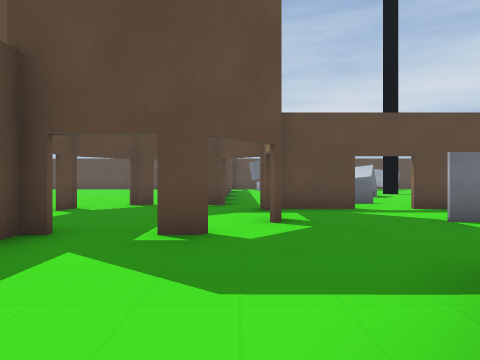
View 1 (above)

24 first-person views from a walk through a 3-D level made in the Godot game engine. The camera is 1.2 m above the floor, looks level and sees 75° across. The floor is counted in squares, 2 m on a side. Each view is taken from the middle of a square. On the plan, view 1 faces up. The plan holds only what a view shows up to about 9 squares ahead; the rest is blank. The place goes on beyond the plan. Flat picture figures and markers are left out. Surface patterns are stand-ins for the level's own textures.

View 2
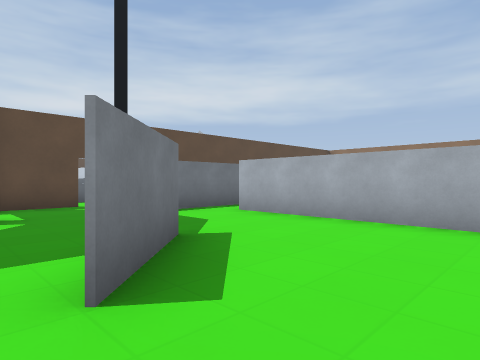

View 3
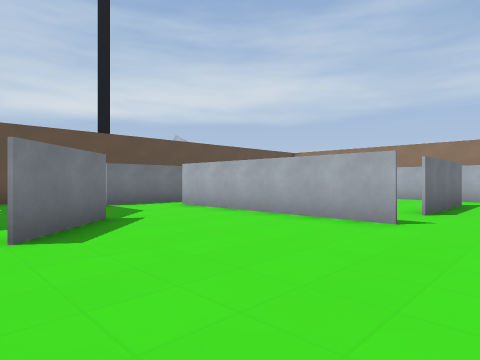

View 4
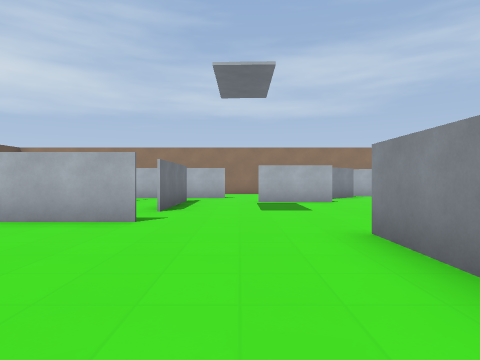

View 5
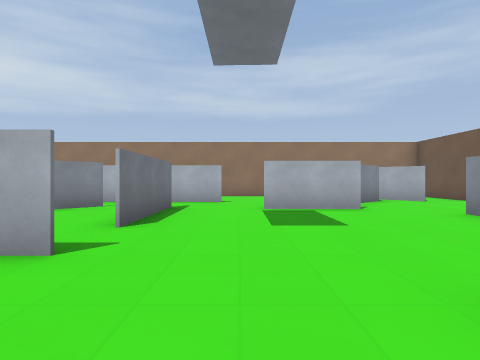

View 6
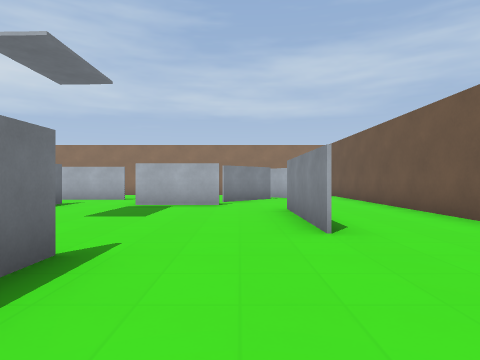

View 7
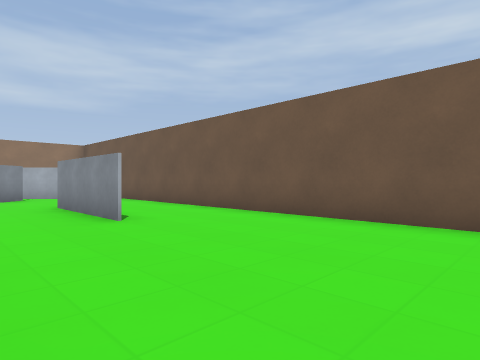

View 8
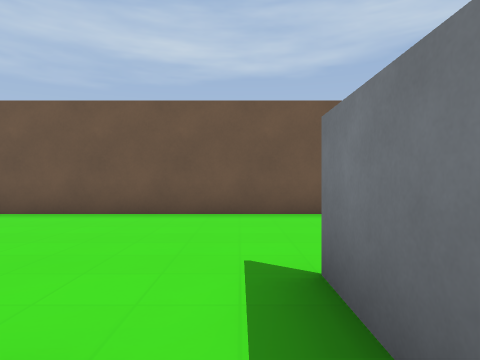

View 9
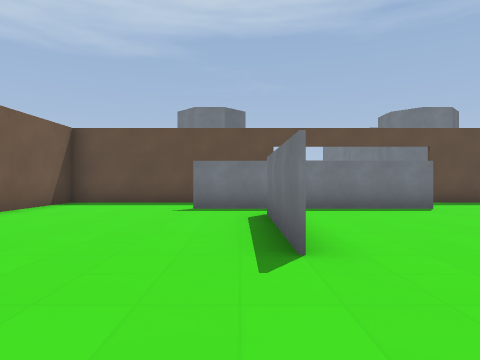

View 10
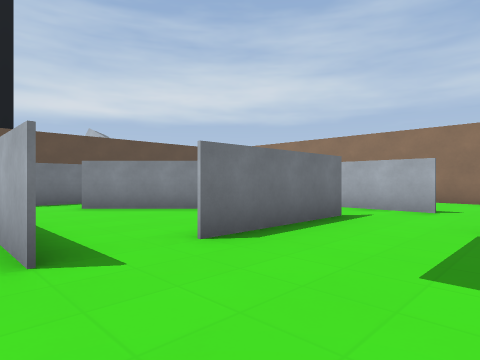

View 11
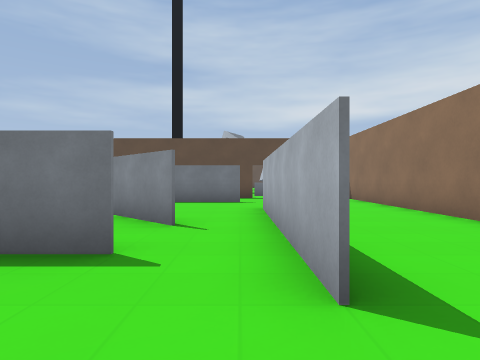

View 12
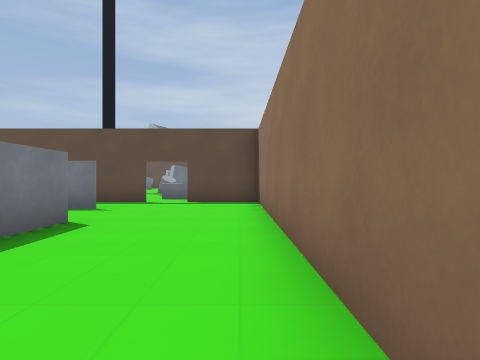

View 13
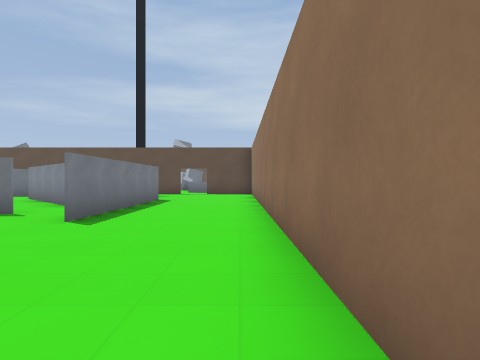

View 14
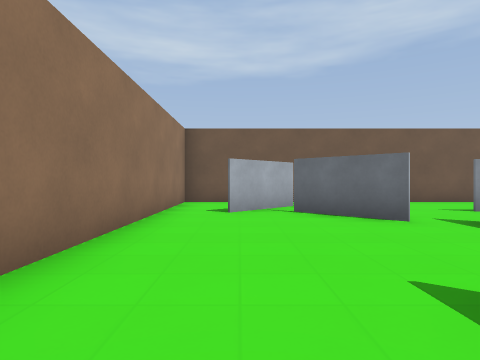

View 15
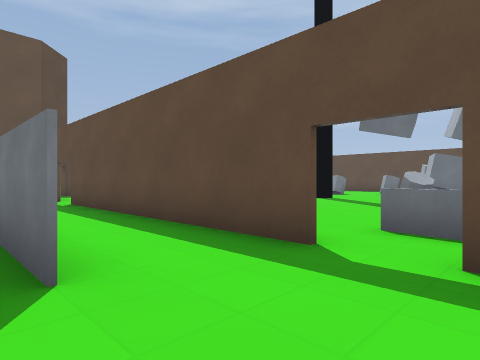

View 16
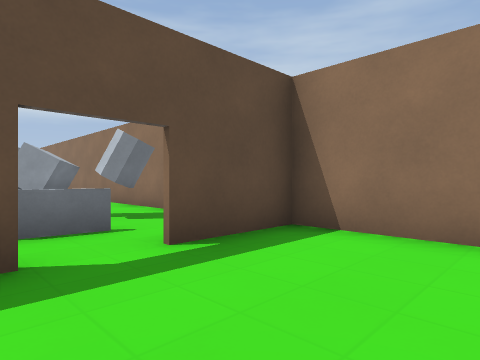

View 17
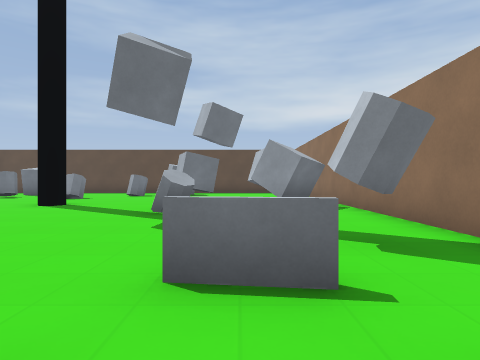

View 18
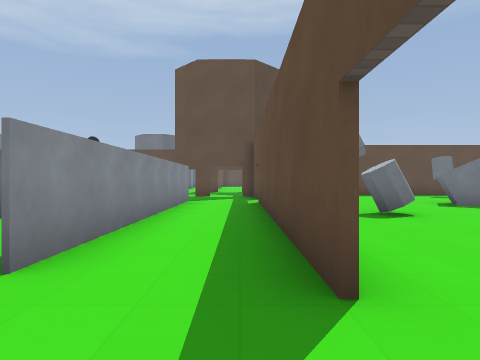

View 19
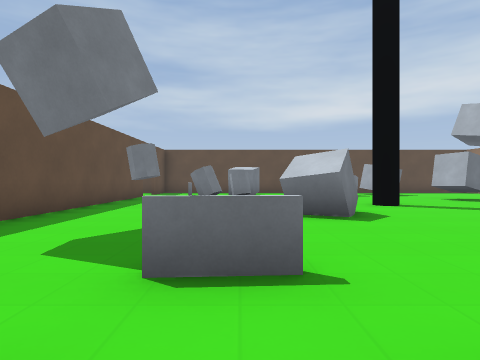

View 20
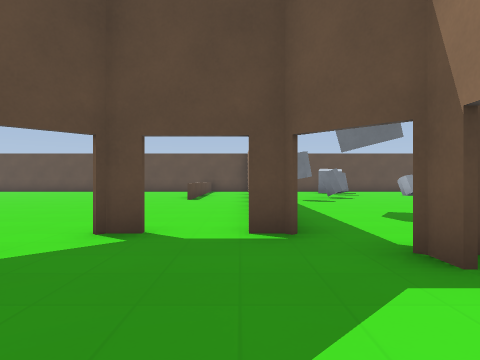

View 21
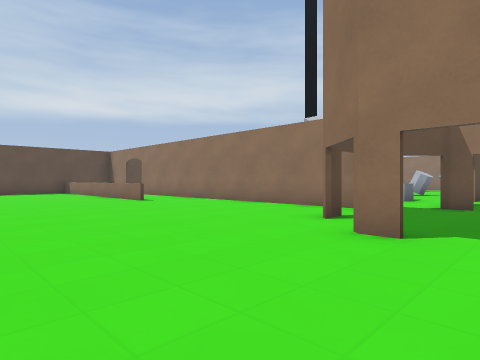

View 22
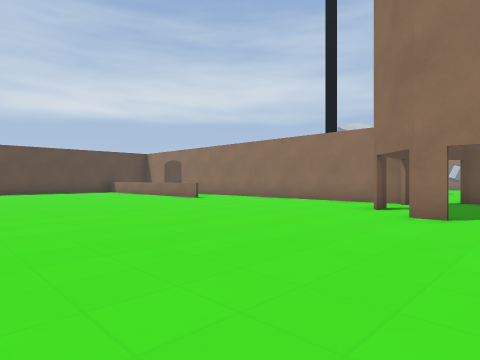

View 23
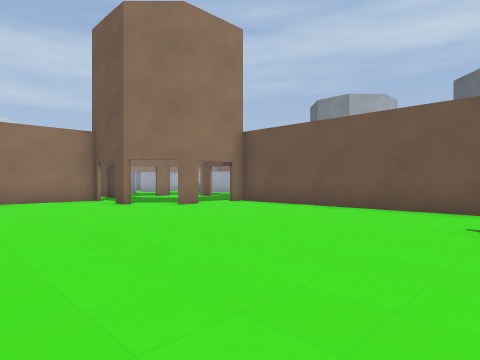

View 24
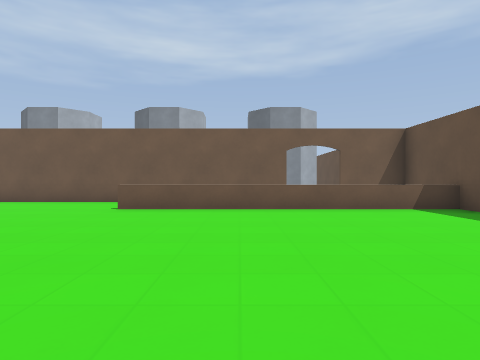

### Floor plan
Key: @ floor where view 1 was taken; # wall or solid block; x gap in a wall; . floor; = window, fence, low wall or low ledge; ^ raised ledge.
Columns run from 17 left of view 1 to 14 right of it. Each row starts with its distance up from view 1.
 15          .....   ###= ....#
 14          ......  ###= .##.
 13      .   ........##....##..
 12     ...  ........#... #....####
 11    ..............#...^#.....  #
 10   ...............#..   ..... .#
  9   ...............#.. ..##... ##
  8  ...............x#.#=#.##..#==#
  7 #=.....=..........##.#######.###
  6 #       ..........x............#
  5 #       .....x.......#######...#
  4 ### ##########.................#
  3                #......=##......#
  2                #......=###..=..#
  1                #..#=..=..##.=..#
  0                ..@....=...x.=..#
 -1                 #.....=x###.=..#
 -2                 #...........=..#
 -3                 #..............#
 -4                 #.###.....=....#
 -5                 #.........=....#
 -6                ##..........#=..#
 -7                #......###...##.#
 -8                #............#..#
 -9                #...............#
-10               ##################

Positions as (right, up) in squares from view 1, and headings:
1: (0, 0), facing up
2: (0, -1), facing up-right
3: (0, -3), facing up-right
4: (0, -3), facing right
5: (2, -3), facing right
6: (1, -6), facing right
7: (0, -5), facing down-right
8: (0, -4), facing down
9: (6, -5), facing left
10: (4, -4), facing up-right
11: (10, -4), facing up
12: (13, -2), facing up
13: (13, -7), facing up
14: (12, -1), facing down
15: (12, 4), facing up-left
16: (10, 4), facing up-right
17: (11, 6), facing up
18: (12, 6), facing left
19: (3, 6), facing up
20: (-1, 4), facing up
21: (-7, 5), facing up-right
22: (-9, 5), facing up-right
23: (-10, 11), facing down-right
24: (-12, 13), facing down
